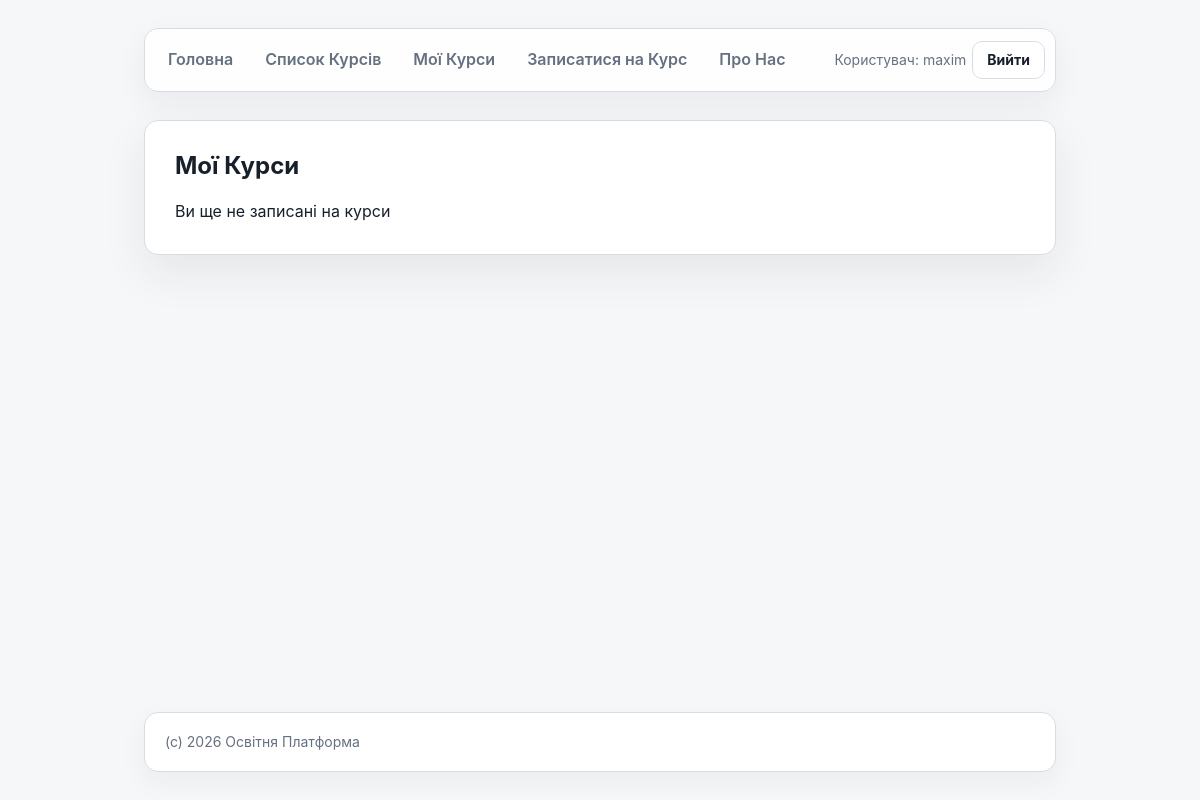
Before: /my-courses/ (signed in) with the older database file.
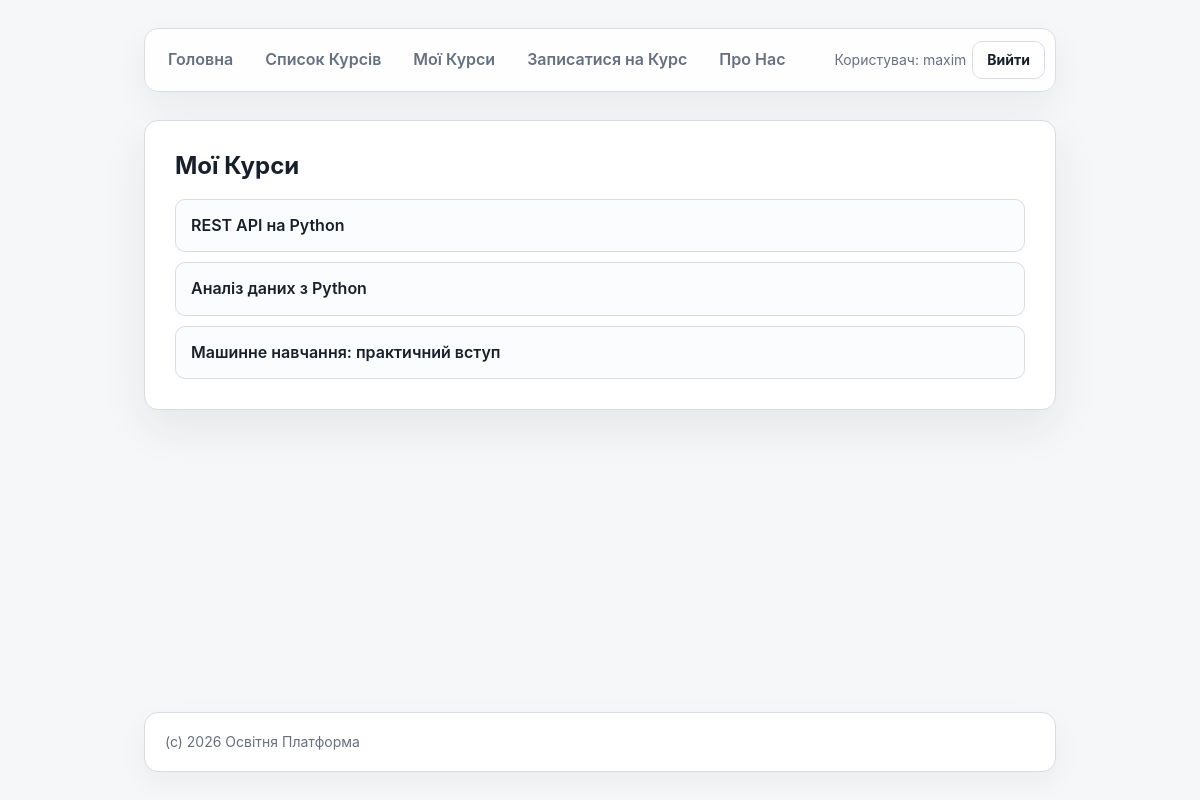
After: the same page with the newer database file.
### courses/models/enrollment.py (models this page shows)
class Enrollment(models.Model):
    course = models.ForeignKey(Course, on_delete=models.CASCADE, related_name='enrollments')
    student = models.ForeignKey(settings.AUTH_USER_MODEL, on_delete=models.CASCADE, related_name='enrollments')
    is_active = models.BooleanField(default=True)
    created_at = models.DateTimeField(auto_now_add=True)

### courses/models/course.py (models this page shows, shortened)
class Course(models.Model):
    LEVELS = [
        ('beginner', 'Beginner'),
        ('intermediate', 'Intermediate'),
        ('advanced', 'Advanced'),
    ]
    name = models.CharField(max_length=200)
    description = models.TextField()
    author = models.CharField(max_length=200, null=True, blank=True)
    level = models.CharField(max_length=32, choices=LEVELS, default='beginner')
    price = models.DecimalField(decimal_places=2, max_digits=6, default=5000.0)
    is_test = models.BooleanField(default=False)
    created_at = models.DateTimeField(auto_now_add=True)
    updated_at = models.DateTimeField(auto_now=True)

### courses/views.py (the view)
# urls.py: path('my-courses/', my_courses, name='my_courses'),
@login_required
def my_courses(request):
    enrollments = Enrollment.objects.filter(student=request.user).select_related('course')
    return render(request, 'courses/my_courses.html', {'enrollments': enrollments})

### courses/templates/courses/my_courses.html (shortened to what this page needs)
{% extends 'courses/base.html' %}
{% block main %}
<main>
    <strong>Мої Курси</strong>
    <ul>
    {% for enrollment in enrollments %}
        <li><a href="{% url 'course_details' enrollment.course.id %}">{{ enrollment.course.name }}</a></li>
    {% empty %}
        Ви ще не записані на курси
    {% endfor %}
    </ul>
</main>
{% endblock %}

Changed rows visible on the page:
added Enrollment: course.name "REST API на Python"
added Enrollment: course.name "Аналіз даних з Python"
added Enrollment: course.name "Машинне навчання: практичний вступ"
Other visible differences:
text no longer shown: "Ви ще не записані на курси"
